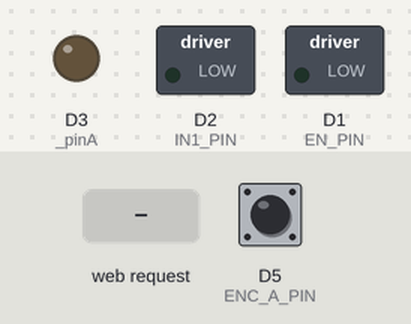
Bench run of a program on a simulated ESP8266 (NodeMCU). On the bench: switched loads named in the program (green lamp = pin HIGH), output pins drawn as LEDs (lit = HIGH). The inputs (shaded band) are chosen by the test bench; at power-on: D5 (ENC_A_PIN) HIGH. WiFi joins after 1.5 s; servers stay silent unless stated; what the program prints to the serial monitor is not drawn.

Above: at 2.7 s.
2.8 s: HTTP request GET /motor?speed=1 received
At 3.6 s:
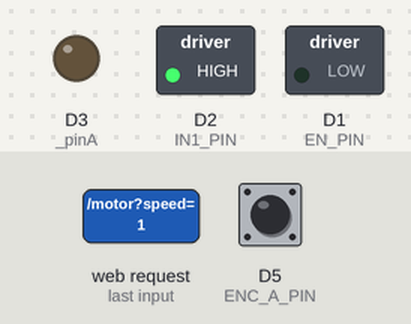
4.3 s: HTTP request GET /motor?speed=120 received
At 4.7 s:
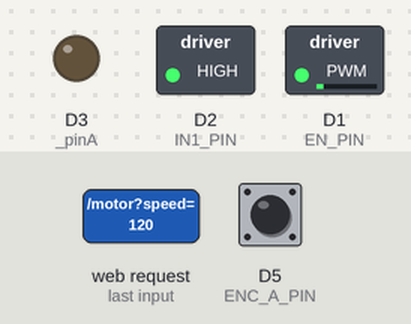
Timing chart, 0 to 7.3 s (numbered marks = the images above; inputs shaded):
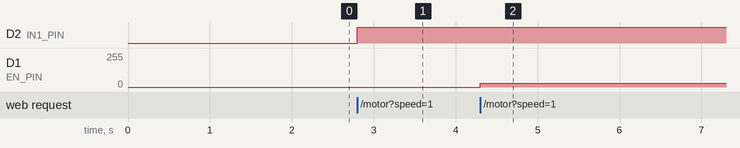

The program:

main.cpp
```cpp
#include <Arduino.h>
#include <ESP8266WiFi.h>
#include <ESP8266WebServer.h>
#include "motor.h"
#include "encoder.h"
#include "config.h"


// ============================
// Objects
// ============================

ESP8266WebServer server(80);

Motor motor(EN_PIN, IN1_PIN, IN2_PIN);

Encoder encoder(ENC_A_PIN, ENC_B_PIN);


// ============================
// Motor endpoint
// ============================
void sendCorsHeaders()
{
    server.sendHeader("Access-Control-Allow-Origin", "*");
    server.sendHeader("Access-Control-Allow-Methods", "GET, POST, OPTIONS");
    server.sendHeader("Access-Control-Allow-Headers", "*");
}

void handleMotor()
{
    sendCorsHeaders();

    if (!server.hasArg("speed"))
    {
        server.send(400, "text/plain", "Missing speed parameter");
        return;
    }

    int speed = server.arg("speed").toInt();

    speed = constrain(speed, -1023, 1023);

    Serial.print("Requested speed: ");
    Serial.println(speed);

    motor.setSpeed(speed);

    server.send(200, "text/plain", "OK");
}


void handleEncoder()
{
    sendCorsHeaders();

    String json = "{";
    json += "\"controller\":\"";
    json += CONTROLLER_NAME;
    json += "\",";
    json += "\"count\":";
    json += String(encoder.getCount());
    json += ",";
    json += "\"time\":";
    json += String(millis());
    json += "}";

    server.send(200, "application/json", json);
}


void handleOptions()
{
    sendCorsHeaders();

    server.send(204);
}

// ============================
// Status Endpoint
// ============================

void handleStatus()
{
    sendCorsHeaders();

    String json = "{";
    json += "\"controller\":\"";
    json += CONTROLLER_NAME;
    json += "\"";
    json += "}";

    server.send(200, "application/json", json);
}
// ============================
// Setup
// ============================

void setup()
{
    Serial.begin(9600);

    analogWriteRange(1023);
    analogWriteFreq(1000);

    motor.begin();

    encoder.begin();

    Serial.println();
    Serial.println("Connecting to WiFi...");


    WiFi.config(LOCAL_IP, GATEWAY, SUBNET);

    WiFi.begin(WIFI_SSID, WIFI_PASSWORD);

    while (WiFi.status() != WL_CONNECTED)
    {
        delay(500);
        Serial.print(".");
    }

    Serial.println();
    Serial.print("[");
    Serial.print(CONTROLLER_NAME);
    Serial.print("] IP Address: ");
    Serial.println(WiFi.localIP());

    server.on("/motor", HTTP_GET, handleMotor);
    server.on("/encoder", HTTP_GET, handleEncoder);
    server.on("/status", HTTP_GET, handleStatus);

    server.on("/motor", HTTP_OPTIONS, handleOptions);
    server.on("/encoder", HTTP_OPTIONS, handleOptions);
    server.on("/status", HTTP_OPTIONS, handleOptions);

    server.begin();

    Serial.println("HTTP Server started");
}

// ============================
// Main loop
// ============================
void loop()
{
    server.handleClient();

}
```

encoder.cpp
```cpp
#include "encoder.h"

// Static members
volatile long Encoder::_count = 0;

uint8_t Encoder::_pinA = 0;
uint8_t Encoder::_pinB = 0;

// ----------------------------------------------------

Encoder::Encoder(uint8_t pinA, uint8_t pinB)
{
    _pinA = pinA;
    _pinB = pinB;

    _lastTime = 0;
    _lastCount = 0;
}

// ----------------------------------------------------

void Encoder::begin()
{
    pinMode(_pinA, INPUT_PULLUP);
    pinMode(_pinB, INPUT_PULLUP);

    _count = 0;
    _lastCount = 0;
    _lastTime = millis();

    // Only one interrupt on channel A
    attachInterrupt(digitalPinToInterrupt(_pinA), isrA, RISING);
}

// ----------------------------------------------------

void IRAM_ATTR Encoder::isrA()
{
    // Determine direction from channel B
    if (digitalRead(_pinB))
        _count++;
    else
        _count--;
}

// ----------------------------------------------------

long Encoder::getCount()
{
    noInterrupts();
    long count = _count;
    interrupts();

    return count;
}

// ----------------------------------------------------

void Encoder::reset()
{
    noInterrupts();
    _count = 0;
    interrupts();

    _lastCount = 0;
    _lastTime = millis();
}

// ----------------------------------------------------

float Encoder::getSpeed()
{
    unsigned long now = millis();

    float dt = (now - _lastTime) / 1000.0f;

    if (dt <= 0.0f)
        return 0.0f;

    noInterrupts();
    long current = _count;
    interrupts();

    float speed = (current - _lastCount) / dt;

    _lastCount = current;
    _lastTime = now;

    return speed;
}
```

encoder.h
```cpp
#ifndef ENCODER_H
#define ENCODER_H

#include <Arduino.h>

class Encoder
{
public:
    Encoder(uint8_t pinA, uint8_t pinB);

    void begin();

    long getCount();
    void reset();

    float getSpeed();      // pulses per second

private:
    static void IRAM_ATTR isrA();

    static volatile long _count;

    static uint8_t _pinA;
    static uint8_t _pinB;

    unsigned long _lastTime;
    long _lastCount;
};

#endif
```

motor.cpp
```cpp
#include "motor.h"

Motor::Motor(int en, int in1, int in2)
{
    _en = en;
    _in1 = in1;
    _in2 = in2;
}

void Motor::begin()
{
    pinMode(_en, OUTPUT);
    pinMode(_in1, OUTPUT);
    pinMode(_in2, OUTPUT);

    stop();
}

void Motor::setSpeed(int speed)
{
    speed = constrain(speed, -1023, 1023);

    Serial.print("Requested PWM: ");
    Serial.println(abs(speed));

    if (speed > 0)
    {
        digitalWrite(_in1, HIGH);
        digitalWrite(_in2, LOW);
        analogWrite(_en, speed);
    }
    else if (speed < 0)
    {
        digitalWrite(_in1, LOW);
        digitalWrite(_in2, HIGH);
        analogWrite(_en, -speed);
    }
    else
    {
        stop();
    }
}

void Motor::stop()
{
    analogWrite(_en,0);

    digitalWrite(_in1,LOW);
    digitalWrite(_in2,LOW);
}
```

motor.h
```cpp
#ifndef MOTOR_H
#define MOTOR_H

#include <Arduino.h>

class Motor
{
public:
    Motor(int en, int in1, int in2);

    void begin();

    void setSpeed(int speed);

    void stop();

private:
    int _en;
    int _in1;
    int _in2;
};

#endif
```

config.h
```cpp
#pragma once

#include <Arduino.h>
#include <ESP8266WiFi.h>


// ============================
// WiFi credentials
// ============================


constexpr char WIFI_SSID[] = "Poolparty";
constexpr char WIFI_PASSWORD[] = "q3JBq8G4H5BhG1qg";

// ============================
// Controller-specific configuration
// ============================

#ifdef CONTROLLER_LEFT

constexpr char CONTROLLER_NAME[] = "LEFT";

constexpr uint8_t EN_PIN  = D1;
constexpr uint8_t IN1_PIN = D2;
constexpr uint8_t IN2_PIN = D3;

constexpr uint8_t ENC_A_PIN = D5;
constexpr uint8_t ENC_B_PIN = D6;

const IPAddress LOCAL_IP(192,168,8,50);

#elif defined(CONTROLLER_RIGHT)

constexpr char CONTROLLER_NAME[] = "RIGHT";

constexpr uint8_t EN_PIN  = D1;
constexpr uint8_t IN1_PIN = D2;
constexpr uint8_t IN2_PIN = D3;

constexpr uint8_t ENC_A_PIN = D5;
constexpr uint8_t ENC_B_PIN = D6;

const IPAddress LOCAL_IP(192,168,8,51);

#else

#error "No controller selected!"

#endif

// ============================
// Network
// ============================

const IPAddress GATEWAY(192,168,8,1);
const IPAddress SUBNET(255,255,255,0);
```

Measured:
- after the input at 2.8 s, D2 (IN1_PIN): LOW → HIGH at once
- after the input at 4.3 s, D1 (EN_PIN): 0/255 → 29/255 at once
